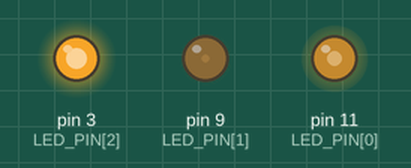
Recording of a sketch running on a simulated Arduino Uno, built with avr-gcc and run on an emulated ATmega328P. On the bench: output pins drawn as LEDs (lit = HIGH).

Above: at 0.05 s.
At 0.6 s:
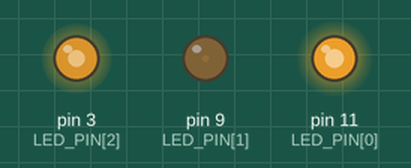
At 1.15 s:
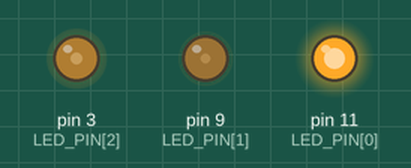
At 2.3 s:
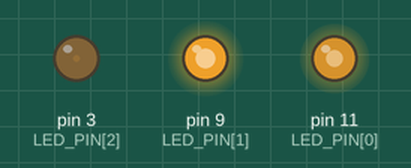
At 3.45 s:
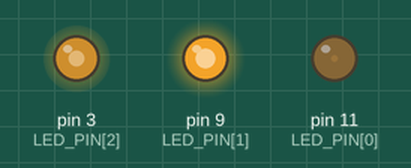
At 4.6 s:
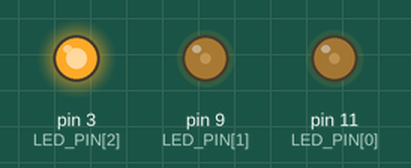
Timing chart, 0 to 6.5 s (numbered marks = the images above):
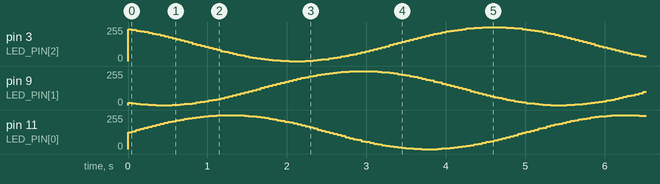

The sketch:

demo_2rgbled.ino
```cpp
/*
  Sample Program 2 of Practice (RGB-LED).
  For Lecture of "Embedded System"
  in Department of Mechanical Systems Engineering,
  Faculty of Systems Design,
  Tokyo Metropolitan University.
  Oct. 2020. N.Takesue
*/

const int TIME_LED=50;            // デューティ比を変える時間[ms]
const float CYCLE_TIME=5000.0;    // 周期[ms]
const int NUM_LED=3;              // LEDの個数
const int LED_PIN[NUM_LED]={11, 9, 3}; // LEDのピン番号(RGB)
const int BRIGHTNESS=255;

void setup(){}

void loop()
{
  for(int i=0; i<NUM_LED; i++){
    analogWrite(LED_PIN[i],
      BRIGHTNESS*0.5*(1+sin(2.0*PI*((float)millis()/CYCLE_TIME-(float)i/3.0))));
  }
  delay(TIME_LED);                // デューティ比の更新を待機
}
```
